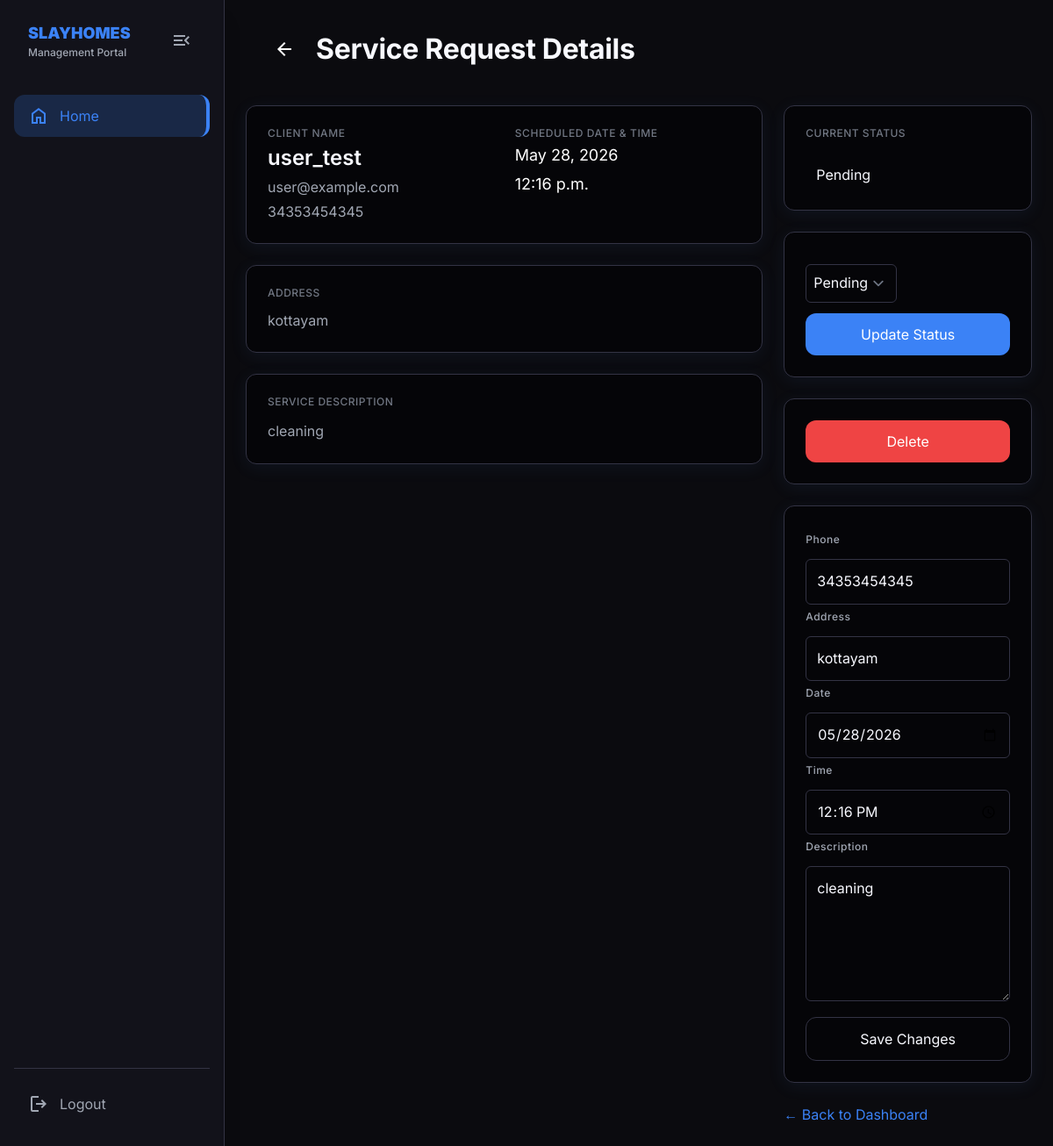
The page /admin-panel/request/2/ (signed in) on the database its author committed.
### services/models.py (models this page shows, shortened)
class Appointment(models.Model):
    STATUS_CHOICES = [
        ('pending',     'Pending'),
        ('in_progress', 'In Progress'),
        ('completed',   'Completed'),
        ('cancelled',   'Cancelled'),
    ]
    client        = models.ForeignKey(
                        settings.AUTH_USER_MODEL,
                        on_delete=models.CASCADE,
                        related_name='appointments'
                    )
    phone_number  = models.CharField(max_length=20)
    address       = models.TextField()
    service_date  = models.DateField(db_index=True)
    service_time  = models.TimeField()
    description   = models.TextField(
                        help_text="Describe the service needed (renovation, cleaning, etc.)"
                    )
    status        = models.CharField(
                        max_length=20,
                        choices=STATUS_CHOICES,
                        default='pending',
                        db_index=True
                    )
    created_at    = models.DateTimeField(auto_now_add=True)
    updated_at    = models.DateTimeField(auto_now=True)
    class Meta:
        ordering = ['service_date', 'service_time']

### accounts/models.py (models this page shows)
class CustomUser(AbstractUser):
    ROLE_CHOICES = [('client', 'Client'), ('admin', 'Admin')]
    role = models.CharField(max_length=10, choices=ROLE_CHOICES, default='client', db_index=True)

### services/views.py (the view)
        def _wrapped_view(request, *args, **kwargs):
            if role == 'admin' and (request.user.is_superuser or request.user.is_staff):
                return view_func(request, *args, **kwargs)
            if hasattr(request.user, 'role') and request.user.role == role:
                return view_func(request, *args, **kwargs)
            else:
                messages.error(request, "Access denied for your role.")
                return redirect('login')

### services/forms.py
class AdminStatusUpdateForm(forms.ModelForm):
    class Meta:
        model = Appointment
        fields = ['status']
        widgets = {
            'status': forms.Select(attrs={'class': 'rounded-md border-outline-variant bg-surface-container-lowest p-2 text-body-md text-on-surface focus:border-primary focus:ring-1 focus:ring-primary'})
        }

### services/views.py (called while the page is built)
def role_required(role):
    def decorator(view_func):
        def _wrapped_view(request, *args, **kwargs):
            if role == 'admin' and (request.user.is_superuser or request.user.is_staff):
                return view_func(request, *args, **kwargs)
            if hasattr(request.user, 'role') and request.user.role == role:
                return view_func(request, *args, **kwargs)
            else:
                messages.error(request, "Access denied for your role.")
                return redirect('login')
        return _wrapped_view
    return decorator

### templates/admin_panel/request_detail.html (shortened to what this page needs)
{% extends 'base.html' %}
{% block content %}
<aside class="sidebar-container fixed left-0 top-0 h-full border-r border-outline-variant bg-surface-container shadow-xl flex flex-col py-6 px-4 gap-2">
  <div class="mb-8 px-4 flex items-center justify-between">
    <div>
        <h1 class="text-lg font-black text-primary sidebar-header-title">SLAYHOMES</h1>
        <p class="text-xs text-on-surface-variant font-medium sidebar-header-desc">Management Portal</p>
    </div>
    <button onclick="toggleSidebar()" aria-label="Toggle Sidebar" class="p-1 rounded-lg hover:bg-surface-variant flex items-center justify-center">
        <span class="material-symbols-outlined text-on-surface-variant">menu_open</span>
    </button>
  </div>
  <nav class="flex-1 space-y-1">
    <a class="flex items-center gap-3 px-4 py-3 bg-primary/20 text-primary rounded-xl border-r-4 border-primary font-label-md" href="{% url 'admin_panel:home' %}"><span class="material-symbols-outlined">home</span><span class="sidebar-text">Home</span></a>
  </nav>
  <div class="pt-4 border-t border-outline-variant"><a class="flex items-center gap-3 px-4 py-3 text-on-surface-variant hover:text-error hover:bg-surface-variant transition-all" href="{% url 'logout' %}"><span class="material-symbols-outlined">logout</span><span class="font-label-md sidebar-text">Logout</span></a></div>
</aside>
<main class="main-content min-h-screen p-gutter">
  <header class="flex items-center justify-between px-6 h-16 w-full mb-8 gap-4">
    <div class="flex items-center gap-4">
      <a href="{% url 'admin_panel:home' %}" class="p-2 hover:bg-surface-container rounded-full transition-colors hidden sm:flex"><span class="material-symbols-outlined" data-icon="arrow_back">arrow_back</span></a>
      <h2 class="font-h2 text-h2 text-on-surface">Service Request Details</h2>
    </div>
  </header>
  <div class="max-w-6xl mx-auto grid grid-cols-12 gap-gutter">
    <div class="col-span-12 lg:col-span-8 space-y-gutter">
      <section class="bg-surface-container-lowest rounded-xl ambient-shadow p-md border border-outline-variant grid grid-cols-2 gap-gutter">
<div class="col-span-2 md:col-span-1 space-y-xs"><p class="text-label-sm font-label-sm text-outline uppercase tracking-wider">Client Name</p><h3 class="font-h3 text-h3 text-on-surface">{{ appt.client.get_full_name|default:appt.client.username }}</h3><p class="text-on-surface-variant">{{ appt.client.email }}</p><p class="text-on-surface-variant">{{ appt.phone_number }}</p></div>
<div class="col-span-2 md:col-span-1 space-y-xs"><p class="text-label-sm font-label-sm text-outline uppercase tracking-wider">Scheduled Date &amp; Time</p><p class="font-body-lg text-body-lg">{{ appt.service_date }}</p><p class="font-body-lg text-body-lg">{{ appt.service_time }}</p></div>
      </section>
      <section class="bg-surface-container-lowest rounded-xl ambient-shadow p-md border border-outline-variant">
        <p class="text-label-sm text-outline uppercase mb-sm">Address</p><p class="text-on-surface-variant">{{ appt.address }}</p>
      </section>
<section class="bg-surface-container-lowest rounded-xl ambient-shadow p-md border border-outline-variant">
<p class="text-label-sm text-outline uppercase mb-sm">Service Description</p><p class="font-body-md text-body-md text-on-surface-variant leading-relaxed">{{ appt.description }}</p>
      </section>
    </div>
    <div class="col-span-12 lg:col-span-4 space-y-gutter">
      <section class="bg-surface-container-lowest rounded-xl ambient-shadow p-md border border-outline-variant">
        <p class="text-label-sm text-outline uppercase mb-md">Current Status</p>
        {% if appt.status == 'completed' %}
          <span class="inline-block px-3 py-1 bg-secondary-container text-secondary rounded-full">Completed</span>
        {% elif appt.status == 'in_progress' %}
          <span class="inline-block px-3 py-1 bg-primary-fixed text-primary rounded-full">In Progress</span>
        {% else %}
          <span class="inline-block px-3 py-1 bg-tertiary-fixed-dim text-on-surface rounded-full">Pending</span>
        {% endif %}
      </section>
      <form method="post" action="{% url 'admin_panel:request_detail' appt.pk %}" class="bg-surface-container-lowest rounded-xl ambient-shadow p-md border border-outline-variant space-y-sm">
        {{ status_form.status }}
        <button type="submit" class="w-full py-3 bg-primary text-on-primary rounded-xl font-label-md">Update Status</button>
      </form>
      <form method="post" class="bg-surface-container-lowest rounded-xl ambient-shadow p-md border border-outline-variant">
        <button type="submit" onclick="return confirm('Delete this appointment?')" class="w-full py-3 bg-error text-on-error rounded-xl font-label-md">Delete</button>
      </form>
      <form method="post" class="bg-surface-container-lowest rounded-xl ambient-shadow p-md border border-outline-variant space-y-sm">
        <label class="text-label-sm text-on-surface-variant">Phone</label>{{ edit_form.phone_number }}{% for error in edit_form.phone_number.errors %}<p class="text-error text-label-sm">{{ error }}</p>{% endfor %}
        <label class="text-label-sm text-on-surface-variant">Address</label>{{ edit_form.address }}{% for error in edit_form.address.errors %}<p class="text-error text-label-sm">{{ error }}</p>{% endfor %}
        <label class="text-label-sm text-on-surface-variant">Date</label>{{ edit_form.service_date }}{% for error in edit_form.service_date.errors %}<p class="text-error text-label-sm">{{ error }}</p>{% endfor %}
        <label class="text-label-sm text-on-surface-variant">Time</label>{{ edit_form.service_time }}{% for error in edit_form.service_time.errors %}<p class="text-error text-label-sm">{{ error }}</p>{% endfor %}
        <label class="text-label-sm text-on-surface-variant">Description</label>{{ edit_form.description }}{% for error in edit_form.description.errors %}<p class="text-error text-label-sm">{{ error }}</p>{% endfor %}
        <button type="submit" class="w-full py-3 border border-outline-variant text-on-surface rounded-xl font-label-md">Save Changes</button>
      </form>
<a href="{% url 'admin_panel:home' %}" class="inline-flex items-center gap-2 text-primary font-label-md hover:underline">← Back to Dashboard</a>
    </div>
  </div>
</main>
{% endblock %}

### templates/base.html (shortened to what this page needs)
<!DOCTYPE html>
<html class="light" lang="en">
<head>
    <script src="https://cdn.tailwindcss.com?plugins=forms,container-queries"></script>
    <script id="tailwind-config">
        tailwind.config = {
            darkMode: "class",
            theme: {
                extend: {
                    "colors": {
                        "background": "#0b0b0f",
                        "on-background": "#f8f9ff",
                        "surface": "#12121a",
                        "on-surface": "#f8f9ff",
                        "surface-variant": "#1a1a26",
                        "on-surface-variant": "#a1a7b3",
                        "surface-container-lowest": "#050508",
                        "surface-container-low": "#0b0b0f",
                        "surface-container": "#12121a",
                        "surface-container-high": "#1a1a26",
                        "surface-container-highest": "#232333",
                        "outline": "#717783",
                        "outline-variant": "#333344",
                        "primary": "#3b82f6",
                        "on-primary": "#ffffff",
                        "primary-container": "#1e3a8a",
                        "on-primary-container": "#dbeafe",
                        "secondary": "#10b981",
                        "on-secondary": "#ffffff",
                        "secondary-container": "#064e3b",
                        "on-secondary-container": "#d1fae5",
                        "error": "#ef4444",
                        "on-error": "#ffffff",
                        "error-container": "#7f1d1d",
                        "on-error-container": "#fee2e2"
                    },
                    "borderRadius": {
                        "DEFAULT": "0.25rem",
                        "lg": "0.5rem",
                        "xl": "0.75rem",
                        "full": "9999px"
                    },
                    "spacing": {
                        "xs": "4px",
                        "margin": "32px",
                        "sm": "12px",
                        "gutter": "24px",
                        "lg": "40px",
                        "base": "8px",
                        "md": "24px",
                        "xl": "64px"
                    },
                    "fontFamily": {
                        "h2": ["Inter"],
                        "body-md": ["Inter"],
                        "label-sm": ["Inter"],
                        "body-lg": ["Inter"],
                        "h3": ["Inter"],
                        "h1": ["Inter"],
                        "label-md": ["Inter"]
                    },
                    "fontSize": {
                        "h2": ["32px", {"lineHeight": "1.3", "letterSpacing": "-0.01em", "fontWeight": "700"}],
                        "body-md": ["16px", {"lineHeight": "1.6", "letterSpacing": "0", "fontWeight": "400"}],
                        "label-sm": ["12px", {"lineHeight": "1.2", "letterSpacing": "0.04em", "fontWeight": "500"}],
                        "body-lg": ["18px", {"lineHeight": "1.6", "letterSpacing": "0", "fontWeight": "400"}],
                        "h3": ["24px", {"lineHeight": "1.4", "letterSpacing": "0", "fontWeight": "600"}],
                        "h1": ["40px", {"lineHeight": "1.2", "letterSpacing": "-0.02em", "fontWeight": "700"}],
                        "label-md": ["14px", {"lineHeight": "1.2", "letterSpacing": "0.02em", "fontWeight": "600"}]
                    }
                },
            },
        }
    </script>
</head>
<body class="bg-[#0b0b0f] font-body-md text-white min-h-screen relative">
    {% block content %}
    {% endblock %}
</body>
</html>

### templates/base.html (style rules this page uses)
.ambient-shadow { box-shadow: 0px 4px 20px rgba(74, 144, 226, 0.08); }
:root { --sidebar-width: 256px; --sidebar-collapsed-width: 80px; --transition-speed: 300ms; }
.sidebar-container { width: var(--sidebar-width); transition: all var(--transition-speed) cubic-bezier(0.4, 0, 0.2, 1); overflow-x: hidden; white-space: nowrap; }
.main-content { margin-left: var(--sidebar-width); transition: all var(--transition-speed) cubic-bezier(0.4, 0, 0.2, 1); }
body { overflow-x: hidden; width: 100%; }

### rows shown on the page
Appointment: client.get_full_name "user_test", client.email "user@example.com", phone_number "34353454345", service_date "May 28, 2026", service_time "12:16 p.m.", address "kottayam", description "cleaning", status "Pending", service_date "05/28/2026", service_time "12:16:00"
